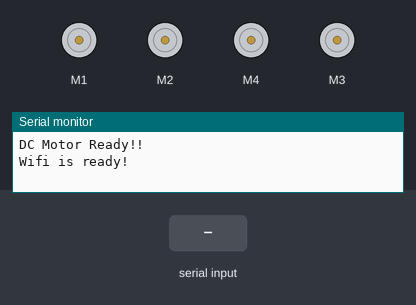
Simulated run of this sketch. Board: Arduino Uno, built with avr-gcc and run on an emulated ATmega328P. Parts: 4 × DC motor (green arrow = forward, orange = backward, longer = faster), the last lines printed to the serial monitor. Inputs (shaded band) come from the test bench.

Above: at 1.2 s.
1.3 s: "F" received over the second serial link
At 1.7 s:
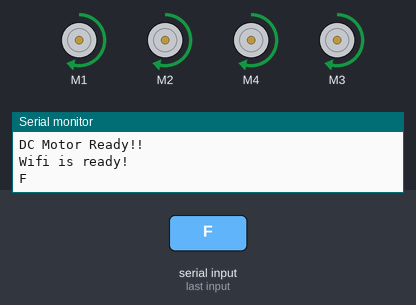
2.8 s: "B" received over the second serial link
At 4.0 s:
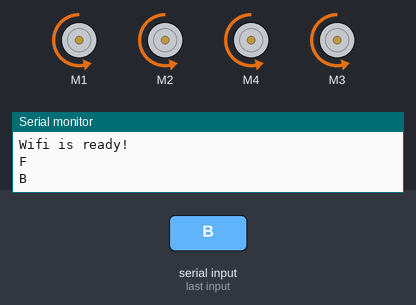
4.3 s: "L" received over the second serial link
At 5.2 s:
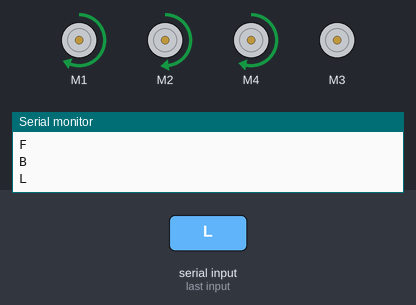
5.8 s: "R" received over the second serial link
At 6.4 s:
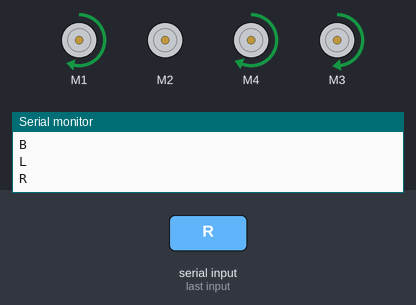
7.3 s: "S" received over the second serial link
At 8.7 s:
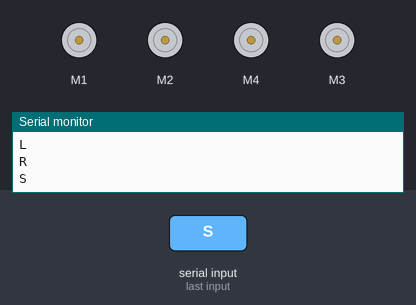
Timing chart, 0 to 10.3 s (numbered marks = the images above; inputs shaded):
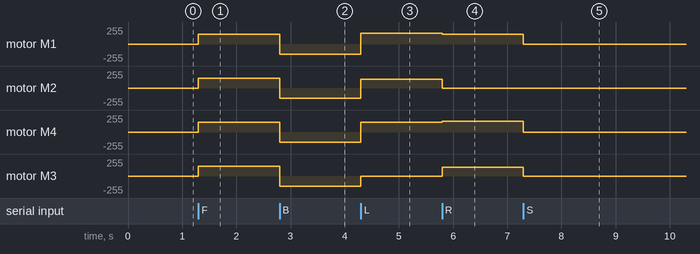

Measured:
- after the input at 1.3 s, motor M1, motor M2, motor M4, motor M3: stopped → forward 150/255 at once
- after the input at 2.8 s, motor M1, motor M2, motor M4, motor M3: forward 150/255 → backward 150/255 at once
- after the input at 4.3 s, motor M1: backward 150/255 → forward 160/255 at once; motor M2: backward 150/255 → forward 130/255 at once; motor M4: backward 150/255 → forward 150/255 at once; motor M3: backward 150/255 → stopped at once
- after the input at 5.8 s, motor M1: forward 160/255 → forward 150/255 at once; motor M2: forward 130/255 → stopped at once; motor M4: forward 150/255 → forward 160/255 at once; motor M3: stopped → forward 130/255 at once
- after the input at 7.3 s, motor M1: forward 150/255 → stopped at once; motor M4: forward 160/255 → stopped at once; motor M3: forward 130/255 → stopped at once

The sketch:

main.ino
```cpp
//#include "Ultrasonic.h"
#include <Wire.h>
#include <Adafruit_MotorShield.h>
#include "utility/Adafruit_MS_PWMServoDriver.h"
#include <SoftwareSerial.h>

#define WIFI_TX       9
#define WIFI_RX       8
SoftwareSerial wifi(WIFI_RX, WIFI_TX);   //RX, TX

// Create the motor shield object with the default I2C address
Adafruit_MotorShield AFMS = Adafruit_MotorShield();
// Or, create it with a different I2C address (say for stacking)
// Adafruit_MotorShield AFMS = Adafruit_MotorShield(0x61);

// Select which 'port' M1, M2, M3 or M4. In this case, M1
Adafruit_DCMotor *RR = AFMS.getMotor(1);
Adafruit_DCMotor *RF = AFMS.getMotor(2);
Adafruit_DCMotor *LF = AFMS.getMotor(3);
Adafruit_DCMotor *LR = AFMS.getMotor(4);
// You can also make another motor on port M2
//Adafruit_DCMotor *myOtherMotor = AFMS.getMotor(2);
//Ultrasonic ultrasonic(12,13);

char val;  // variable to recerive data from serial port

void setup() {
  Serial.begin(115200);           // set up Serial library at 9600 bps


  AFMS.begin();  // create with the default frequency 1.6KHz
  //AFMS.begin(1000);  // OR with a different frequency, say 1KHz

  Serial.println("DC Motor Ready!!");

  wifi.begin(115200);
  Serial.println("Wifi is ready!");
}

void loop() {

//  Serial.print(ultrasonic.Ranging(CM));
//  Serial.println("cm");
//
//  if(Serial.available())
//  {
//    val=Serial.read();
//    }
    while(wifi.available()>0){
    char c= wifi.read();
    Serial.println(c);
    if(c=='W'){
      Serial.println("Connected");
    }

    switch(c){
      case 'F':
        forward();
        break;
      case 'B':
        reverse();
        break;
      case 'L':
        left();
        break;
      case 'R':
        right();
        break;
      case 'S':
        st();
        break;
    }
  }
}

void forward( ){
  RR->setSpeed(150);
  RF->setSpeed(150);
  LR->setSpeed(150);
  LF->setSpeed(150);

  RR->run(FORWARD);
  RF->run(FORWARD);
  LR->run(FORWARD);
  LF->run(FORWARD);
  }

void reverse(){
  RR->setSpeed(150);
  RF->setSpeed(150);
  LR->setSpeed(150);
  LF->setSpeed(150);

  RR->run(BACKWARD);
  RF->run(BACKWARD);
  LR->run(BACKWARD);
  LF->run(BACKWARD);
  }

void left(){
  RR->setSpeed(160);
  RF->setSpeed(130);
  LR->setSpeed(150);
  LF->setSpeed(0);

  RR->run(FORWARD);
  RF->run(FORWARD);
  LR->run(FORWARD);
  LF->run(FORWARD);
  }

void right(){
  RR->setSpeed(150);
  RF->setSpeed(0);
  LR->setSpeed(160);
  LF->setSpeed(130);

  RR->run(FORWARD);
  RF->run(FORWARD);
  LR->run(FORWARD);
  LF->run(FORWARD);
  }

 void st()
 {
    RR->setSpeed(0);
    RF->setSpeed(0);
    LR->setSpeed(0);
    LF->setSpeed(0);
  }
```
